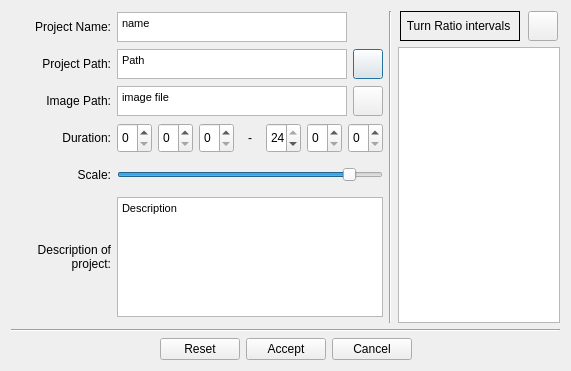
<?xml version="1.0" encoding="UTF-8"?>
<ui version="4.0">
 <class>eNetEditorProjectDialog</class>
 <widget class="QDialog" name="eNetEditorProjectDialog">
  <property name="geometry">
   <rect>
    <x>0</x>
    <y>0</y>
    <width>571</width>
    <height>371</height>
   </rect>
  </property>
  <property name="minimumSize">
   <size>
    <width>571</width>
    <height>371</height>
   </size>
  </property>
  <property name="maximumSize">
   <size>
    <width>571</width>
    <height>375</height>
   </size>
  </property>
  <property name="windowTitle">
   <string>Project preferences</string>
  </property>
  <property name="windowIcon">
   <iconset resource="../../../resources/eNetEditorResources.qrc">
    <normaloff>:/main/configure.ico</normaloff>:/main/configure.ico</iconset>
  </property>
  <property name="modal">
   <bool>true</bool>
  </property>
  <layout class="QVBoxLayout" name="verticalLayout_3">
   <item>
    <layout class="QHBoxLayout" name="horizontalLayout_9">
     <item>
      <layout class="QVBoxLayout" name="verticalLayout">
       <item>
        <layout class="QHBoxLayout" name="horizontalLayout_2">
         <item>
          <widget class="QLabel" name="labelName">
           <property name="minimumSize">
            <size>
             <width>100</width>
             <height>30</height>
            </size>
           </property>
           <property name="maximumSize">
            <size>
             <width>100</width>
             <height>30</height>
            </size>
           </property>
           <property name="text">
            <string>&lt;html&gt;&lt;head/&gt;&lt;body&gt;&lt;p align=&quot;right&quot;&gt;Project Name:&lt;/p&gt;&lt;/body&gt;&lt;/html&gt;</string>
           </property>
           <property name="alignment">
            <set>Qt::AlignRight|Qt::AlignTrailing|Qt::AlignVCenter</set>
           </property>
          </widget>
         </item>
         <item>
          <widget class="QTextEdit" name="TextProjectName">
           <property name="minimumSize">
            <size>
             <width>230</width>
             <height>30</height>
            </size>
           </property>
           <property name="maximumSize">
            <size>
             <width>230</width>
             <height>30</height>
            </size>
           </property>
           <property name="verticalScrollBarPolicy">
            <enum>Qt::ScrollBarAlwaysOff</enum>
           </property>
           <property name="horizontalScrollBarPolicy">
            <enum>Qt::ScrollBarAlwaysOff</enum>
           </property>
           <property name="lineWrapMode">
            <enum>QTextEdit::NoWrap</enum>
           </property>
           <property name="html">
            <string>&lt;!DOCTYPE HTML PUBLIC &quot;-//W3C//DTD HTML 4.0//EN&quot; &quot;http://www.w3.org/TR/REC-html40/strict.dtd&quot;&gt;
&lt;html&gt;&lt;head&gt;&lt;meta name=&quot;qrichtext&quot; content=&quot;1&quot; /&gt;&lt;style type=&quot;text/css&quot;&gt;
p, li { white-space: pre-wrap; }
&lt;/style&gt;&lt;/head&gt;&lt;body style=&quot; font-family:'MS Shell Dlg 2'; font-size:8.25pt; font-weight:400; font-style:normal;&quot;&gt;
&lt;p style=&quot; margin-top:0px; margin-bottom:0px; margin-left:0px; margin-right:0px; -qt-block-indent:0; text-indent:0px;&quot;&gt;name&lt;/p&gt;&lt;/body&gt;&lt;/html&gt;</string>
           </property>
           <property name="textInteractionFlags">
            <set>Qt::TextEditorInteraction</set>
           </property>
          </widget>
         </item>
         <item>
          <spacer name="horizontalSpacer_3">
           <property name="orientation">
            <enum>Qt::Horizontal</enum>
           </property>
           <property name="sizeHint" stdset="0">
            <size>
             <width>40</width>
             <height>20</height>
            </size>
           </property>
          </spacer>
         </item>
        </layout>
       </item>
       <item>
        <layout class="QHBoxLayout" name="horizontalLayout_3">
         <item>
          <widget class="QLabel" name="LabelPath">
           <property name="minimumSize">
            <size>
             <width>100</width>
             <height>30</height>
            </size>
           </property>
           <property name="maximumSize">
            <size>
             <width>100</width>
             <height>30</height>
            </size>
           </property>
           <property name="text">
            <string>&lt;html&gt;&lt;head/&gt;&lt;body&gt;&lt;p align=&quot;right&quot;&gt;Project Path:&lt;/p&gt;&lt;/body&gt;&lt;/html&gt;</string>
           </property>
           <property name="alignment">
            <set>Qt::AlignRight|Qt::AlignTrailing|Qt::AlignVCenter</set>
           </property>
          </widget>
         </item>
         <item>
          <widget class="QTextEdit" name="TextPath">
           <property name="minimumSize">
            <size>
             <width>230</width>
             <height>30</height>
            </size>
           </property>
           <property name="maximumSize">
            <size>
             <width>230</width>
             <height>30</height>
            </size>
           </property>
           <property name="verticalScrollBarPolicy">
            <enum>Qt::ScrollBarAlwaysOff</enum>
           </property>
           <property name="horizontalScrollBarPolicy">
            <enum>Qt::ScrollBarAlwaysOff</enum>
           </property>
           <property name="lineWrapMode">
            <enum>QTextEdit::NoWrap</enum>
           </property>
           <property name="html">
            <string>&lt;!DOCTYPE HTML PUBLIC &quot;-//W3C//DTD HTML 4.0//EN&quot; &quot;http://www.w3.org/TR/REC-html40/strict.dtd&quot;&gt;
&lt;html&gt;&lt;head&gt;&lt;meta name=&quot;qrichtext&quot; content=&quot;1&quot; /&gt;&lt;style type=&quot;text/css&quot;&gt;
p, li { white-space: pre-wrap; }
&lt;/style&gt;&lt;/head&gt;&lt;body style=&quot; font-family:'MS Shell Dlg 2'; font-size:8.25pt; font-weight:400; font-style:normal;&quot;&gt;
&lt;p style=&quot; margin-top:0px; margin-bottom:0px; margin-left:0px; margin-right:0px; -qt-block-indent:0; text-indent:0px;&quot;&gt;Path&lt;/p&gt;&lt;/body&gt;&lt;/html&gt;</string>
           </property>
           <property name="textInteractionFlags">
            <set>Qt::TextEditorInteraction</set>
           </property>
          </widget>
         </item>
         <item>
          <widget class="QPushButton" name="ButtonSearchPath">
           <property name="sizePolicy">
            <sizepolicy hsizetype="Fixed" vsizetype="Fixed">
             <horstretch>0</horstretch>
             <verstretch>0</verstretch>
            </sizepolicy>
           </property>
           <property name="minimumSize">
            <size>
             <width>30</width>
             <height>30</height>
            </size>
           </property>
           <property name="maximumSize">
            <size>
             <width>30</width>
             <height>30</height>
            </size>
           </property>
           <property name="autoFillBackground">
            <bool>false</bool>
           </property>
           <property name="styleSheet">
            <string notr="true"/>
           </property>
           <property name="text">
            <string/>
           </property>
           <property name="icon">
            <iconset resource="../../../resources/eNetEditorResources.qrc">
             <normaloff>:/main/findFile.ico</normaloff>:/main/findFile.ico</iconset>
           </property>
           <property name="iconSize">
            <size>
             <width>20</width>
             <height>20</height>
            </size>
           </property>
          </widget>
         </item>
        </layout>
       </item>
       <item>
        <layout class="QHBoxLayout" name="horizontalLayout_4">
         <item>
          <widget class="QLabel" name="LabelImage">
           <property name="minimumSize">
            <size>
             <width>100</width>
             <height>30</height>
            </size>
           </property>
           <property name="maximumSize">
            <size>
             <width>100</width>
             <height>30</height>
            </size>
           </property>
           <property name="text">
            <string>&lt;html&gt;&lt;head/&gt;&lt;body&gt;&lt;p align=&quot;right&quot;&gt;Image Path:&lt;/p&gt;&lt;/body&gt;&lt;/html&gt;</string>
           </property>
           <property name="alignment">
            <set>Qt::AlignRight|Qt::AlignTrailing|Qt::AlignVCenter</set>
           </property>
          </widget>
         </item>
         <item>
          <widget class="QTextEdit" name="TextImagePath">
           <property name="minimumSize">
            <size>
             <width>230</width>
             <height>30</height>
            </size>
           </property>
           <property name="maximumSize">
            <size>
             <width>230</width>
             <height>30</height>
            </size>
           </property>
           <property name="verticalScrollBarPolicy">
            <enum>Qt::ScrollBarAlwaysOff</enum>
           </property>
           <property name="horizontalScrollBarPolicy">
            <enum>Qt::ScrollBarAlwaysOff</enum>
           </property>
           <property name="lineWrapMode">
            <enum>QTextEdit::NoWrap</enum>
           </property>
           <property name="html">
            <string>&lt;!DOCTYPE HTML PUBLIC &quot;-//W3C//DTD HTML 4.0//EN&quot; &quot;http://www.w3.org/TR/REC-html40/strict.dtd&quot;&gt;
&lt;html&gt;&lt;head&gt;&lt;meta name=&quot;qrichtext&quot; content=&quot;1&quot; /&gt;&lt;style type=&quot;text/css&quot;&gt;
p, li { white-space: pre-wrap; }
&lt;/style&gt;&lt;/head&gt;&lt;body style=&quot; font-family:'MS Shell Dlg 2'; font-size:8.25pt; font-weight:400; font-style:normal;&quot;&gt;
&lt;p style=&quot; margin-top:0px; margin-bottom:0px; margin-left:0px; margin-right:0px; -qt-block-indent:0; text-indent:0px;&quot;&gt;image file&lt;/p&gt;&lt;/body&gt;&lt;/html&gt;</string>
           </property>
           <property name="textInteractionFlags">
            <set>Qt::TextEditorInteraction</set>
           </property>
          </widget>
         </item>
         <item>
          <widget class="QPushButton" name="ButtonSearchMap">
           <property name="sizePolicy">
            <sizepolicy hsizetype="Fixed" vsizetype="Fixed">
             <horstretch>0</horstretch>
             <verstretch>0</verstretch>
            </sizepolicy>
           </property>
           <property name="minimumSize">
            <size>
             <width>30</width>
             <height>30</height>
            </size>
           </property>
           <property name="maximumSize">
            <size>
             <width>30</width>
             <height>30</height>
            </size>
           </property>
           <property name="layoutDirection">
            <enum>Qt::LeftToRight</enum>
           </property>
           <property name="autoFillBackground">
            <bool>false</bool>
           </property>
           <property name="styleSheet">
            <string notr="true"/>
           </property>
           <property name="text">
            <string/>
           </property>
           <property name="icon">
            <iconset resource="../../../resources/eNetEditorResources.qrc">
             <normaloff>:/main/findFile.ico</normaloff>:/main/findFile.ico</iconset>
           </property>
           <property name="iconSize">
            <size>
             <width>20</width>
             <height>20</height>
            </size>
           </property>
          </widget>
         </item>
        </layout>
       </item>
       <item>
        <layout class="QHBoxLayout" name="horizontalLayout_5">
         <item>
          <widget class="QLabel" name="LabelBegin">
           <property name="minimumSize">
            <size>
             <width>100</width>
             <height>30</height>
            </size>
           </property>
           <property name="maximumSize">
            <size>
             <width>100</width>
             <height>30</height>
            </size>
           </property>
           <property name="text">
            <string>&lt;html&gt;&lt;head/&gt;&lt;body&gt;&lt;p align=&quot;right&quot;&gt;Duration:&lt;/p&gt;&lt;/body&gt;&lt;/html&gt;</string>
           </property>
           <property name="alignment">
            <set>Qt::AlignRight|Qt::AlignTrailing|Qt::AlignVCenter</set>
           </property>
          </widget>
         </item>
         <item>
          <widget class="QSpinBox" name="QSpinBoxBeginHour">
           <property name="minimumSize">
            <size>
             <width>35</width>
             <height>30</height>
            </size>
           </property>
           <property name="maximumSize">
            <size>
             <width>35</width>
             <height>30</height>
            </size>
           </property>
           <property name="maximum">
            <number>24</number>
           </property>
          </widget>
         </item>
         <item>
          <widget class="QSpinBox" name="QSpinBoxBeginMinute">
           <property name="minimumSize">
            <size>
             <width>35</width>
             <height>30</height>
            </size>
           </property>
           <property name="maximumSize">
            <size>
             <width>35</width>
             <height>30</height>
            </size>
           </property>
           <property name="maximum">
            <number>59</number>
           </property>
          </widget>
         </item>
         <item>
          <widget class="QSpinBox" name="QSpinBoxBeginSecond">
           <property name="minimumSize">
            <size>
             <width>35</width>
             <height>30</height>
            </size>
           </property>
           <property name="maximumSize">
            <size>
             <width>35</width>
             <height>30</height>
            </size>
           </property>
           <property name="maximum">
            <number>59</number>
           </property>
          </widget>
         </item>
         <item>
          <widget class="QLabel" name="LabelEnd">
           <property name="minimumSize">
            <size>
             <width>20</width>
             <height>30</height>
            </size>
           </property>
           <property name="maximumSize">
            <size>
             <width>20</width>
             <height>30</height>
            </size>
           </property>
           <property name="text">
            <string>&lt;html&gt;&lt;head/&gt;&lt;body&gt;&lt;p align=&quot;center&quot;&gt;-&lt;/p&gt;&lt;/body&gt;&lt;/html&gt;</string>
           </property>
          </widget>
         </item>
         <item>
          <widget class="QSpinBox" name="QSpinBoxEndHour">
           <property name="minimumSize">
            <size>
             <width>35</width>
             <height>30</height>
            </size>
           </property>
           <property name="maximumSize">
            <size>
             <width>35</width>
             <height>30</height>
            </size>
           </property>
           <property name="maximum">
            <number>24</number>
           </property>
           <property name="value">
            <number>24</number>
           </property>
          </widget>
         </item>
         <item>
          <widget class="QSpinBox" name="QSpinBoxEndMinute">
           <property name="minimumSize">
            <size>
             <width>35</width>
             <height>30</height>
            </size>
           </property>
           <property name="maximumSize">
            <size>
             <width>35</width>
             <height>30</height>
            </size>
           </property>
           <property name="maximum">
            <number>59</number>
           </property>
          </widget>
         </item>
         <item>
          <widget class="QSpinBox" name="QSpinBoxEndSecond">
           <property name="minimumSize">
            <size>
             <width>35</width>
             <height>30</height>
            </size>
           </property>
           <property name="maximumSize">
            <size>
             <width>35</width>
             <height>30</height>
            </size>
           </property>
           <property name="maximum">
            <number>59</number>
           </property>
          </widget>
         </item>
        </layout>
       </item>
       <item>
        <layout class="QHBoxLayout" name="horizontalLayout_6">
         <item>
          <widget class="QLabel" name="LabelScale">
           <property name="minimumSize">
            <size>
             <width>100</width>
             <height>30</height>
            </size>
           </property>
           <property name="maximumSize">
            <size>
             <width>100</width>
             <height>30</height>
            </size>
           </property>
           <property name="text">
            <string>&lt;html&gt;&lt;head/&gt;&lt;body&gt;&lt;p align=&quot;right&quot;&gt;Scale:&lt;/p&gt;&lt;/body&gt;&lt;/html&gt;</string>
           </property>
          </widget>
         </item>
         <item>
          <widget class="QSlider" name="horizontalSlider">
           <property name="minimumSize">
            <size>
             <width>0</width>
             <height>19</height>
            </size>
           </property>
           <property name="maximumSize">
            <size>
             <width>16777215</width>
             <height>19</height>
            </size>
           </property>
           <property name="maximum">
            <number>19</number>
           </property>
           <property name="value">
            <number>17</number>
           </property>
           <property name="orientation">
            <enum>Qt::Horizontal</enum>
           </property>
          </widget>
         </item>
        </layout>
       </item>
       <item>
        <layout class="QHBoxLayout" name="horizontalLayout_7">
         <item>
          <widget class="QLabel" name="Description">
           <property name="minimumSize">
            <size>
             <width>100</width>
             <height>120</height>
            </size>
           </property>
           <property name="maximumSize">
            <size>
             <width>100</width>
             <height>120</height>
            </size>
           </property>
           <property name="text">
            <string>&lt;html&gt;&lt;head/&gt;&lt;body&gt;&lt;p&gt;Description of &lt;br/&gt;project:&lt;/p&gt;&lt;/body&gt;&lt;/html&gt;</string>
           </property>
           <property name="alignment">
            <set>Qt::AlignRight|Qt::AlignTrailing|Qt::AlignVCenter</set>
           </property>
          </widget>
         </item>
         <item>
          <widget class="QTextEdit" name="TextDescription">
           <property name="minimumSize">
            <size>
             <width>0</width>
             <height>120</height>
            </size>
           </property>
           <property name="maximumSize">
            <size>
             <width>16777215</width>
             <height>120</height>
            </size>
           </property>
           <property name="verticalScrollBarPolicy">
            <enum>Qt::ScrollBarAlwaysOff</enum>
           </property>
           <property name="horizontalScrollBarPolicy">
            <enum>Qt::ScrollBarAlwaysOff</enum>
           </property>
           <property name="lineWrapMode">
            <enum>QTextEdit::NoWrap</enum>
           </property>
           <property name="html">
            <string>&lt;!DOCTYPE HTML PUBLIC &quot;-//W3C//DTD HTML 4.0//EN&quot; &quot;http://www.w3.org/TR/REC-html40/strict.dtd&quot;&gt;
&lt;html&gt;&lt;head&gt;&lt;meta name=&quot;qrichtext&quot; content=&quot;1&quot; /&gt;&lt;style type=&quot;text/css&quot;&gt;
p, li { white-space: pre-wrap; }
&lt;/style&gt;&lt;/head&gt;&lt;body style=&quot; font-family:'MS Shell Dlg 2'; font-size:8.25pt; font-weight:400; font-style:normal;&quot;&gt;
&lt;p style=&quot; margin-top:0px; margin-bottom:0px; margin-left:0px; margin-right:0px; -qt-block-indent:0; text-indent:0px;&quot;&gt;Description&lt;/p&gt;&lt;/body&gt;&lt;/html&gt;</string>
           </property>
          </widget>
         </item>
        </layout>
       </item>
      </layout>
     </item>
     <item>
      <widget class="Line" name="lineV">
       <property name="orientation">
        <enum>Qt::Vertical</enum>
       </property>
      </widget>
     </item>
     <item>
      <layout class="QVBoxLayout" name="verticalLayout_2">
       <item>
        <layout class="QHBoxLayout" name="horizontalLayout_8">
         <item>
          <widget class="QLabel" name="labelName_2">
           <property name="minimumSize">
            <size>
             <width>120</width>
             <height>30</height>
            </size>
           </property>
           <property name="maximumSize">
            <size>
             <width>120</width>
             <height>30</height>
            </size>
           </property>
           <property name="frameShape">
            <enum>QFrame::Box</enum>
           </property>
           <property name="text">
            <string>&lt;html&gt;&lt;head/&gt;&lt;body&gt;&lt;p align=&quot;center&quot;&gt;Turn Ratio intervals&lt;/p&gt;&lt;/body&gt;&lt;/html&gt;</string>
           </property>
           <property name="alignment">
            <set>Qt::AlignRight|Qt::AlignTrailing|Qt::AlignVCenter</set>
           </property>
          </widget>
         </item>
         <item>
          <widget class="QPushButton" name="ButtonAddInterval">
           <property name="minimumSize">
            <size>
             <width>30</width>
             <height>30</height>
            </size>
           </property>
           <property name="maximumSize">
            <size>
             <width>30</width>
             <height>30</height>
            </size>
           </property>
           <property name="text">
            <string/>
           </property>
           <property name="icon">
            <iconset resource="../../../resources/eNetEditorResources.qrc">
             <normaloff>:/main/add.ico</normaloff>:/main/add.ico</iconset>
           </property>
          </widget>
         </item>
        </layout>
       </item>
       <item>
        <widget class="QListWidget" name="ListTurnRatioIntervals"/>
       </item>
      </layout>
     </item>
    </layout>
   </item>
   <item>
    <widget class="Line" name="lineH">
     <property name="orientation">
      <enum>Qt::Horizontal</enum>
     </property>
    </widget>
   </item>
   <item>
    <layout class="QHBoxLayout" name="horizontalLayout">
     <item>
      <spacer name="horizontalSpacer">
       <property name="orientation">
        <enum>Qt::Horizontal</enum>
       </property>
       <property name="sizeHint" stdset="0">
        <size>
         <width>40</width>
         <height>20</height>
        </size>
       </property>
      </spacer>
     </item>
     <item>
      <widget class="QPushButton" name="ButtonReset">
       <property name="text">
        <string>Reset</string>
       </property>
       <property name="icon">
        <iconset resource="../../../resources/eNetEditorResources.qrc">
         <normaloff>:/main/reset.ico</normaloff>:/main/reset.ico</iconset>
       </property>
      </widget>
     </item>
     <item>
      <widget class="QPushButton" name="ButtonAccept">
       <property name="text">
        <string>Accept</string>
       </property>
       <property name="icon">
        <iconset resource="../../../resources/eNetEditorResources.qrc">
         <normaloff>:/main/accept.ico</normaloff>:/main/accept.ico</iconset>
       </property>
      </widget>
     </item>
     <item>
      <widget class="QPushButton" name="ButtonCancel">
       <property name="text">
        <string>Cancel</string>
       </property>
       <property name="icon">
        <iconset resource="../../../resources/eNetEditorResources.qrc">
         <normaloff>:/main/cancel.ico</normaloff>:/main/cancel.ico</iconset>
       </property>
      </widget>
     </item>
     <item>
      <spacer name="horizontalSpacer_2">
       <property name="orientation">
        <enum>Qt::Horizontal</enum>
       </property>
       <property name="sizeHint" stdset="0">
        <size>
         <width>40</width>
         <height>20</height>
        </size>
       </property>
      </spacer>
     </item>
    </layout>
   </item>
  </layout>
 </widget>
 <resources>
  <include location="../../../resources/eNetEditorResources.qrc"/>
 </resources>
 <connections/>
</ui>
